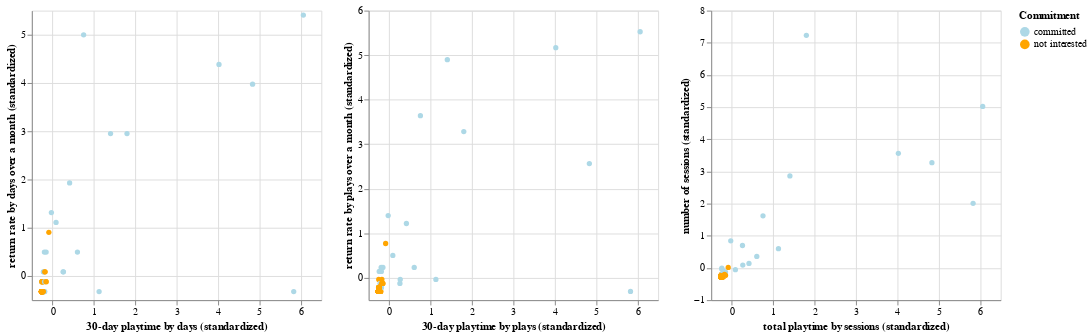

Write notebook code for a chart like this one.
### Markdown cell above
Plotting the other three principal variables below shows better separation between both groups, allowing us to conclude that the total playtime and number of sessions (or return rate) are more useful variables than average session duration for classifying committed players.

### Code cell
pltime_number = alt.Chart(scaled_df).mark_circle(opacity=1).encode(
    x=alt.X('total playtime (min)').title("total playtime by sessions (standardized)"),
    y=alt.Y('nb of sessions').title("number of sessions (standardized)"),
    color=alt.Color('identifier').title("Commitment").scale(domain=domain, range=range_)
)
bydays_rrate_duration = alt.Chart(scaled_df).mark_circle(opacity=1).encode(
    x=alt.X('total playtime (min)').title("30-day playtime by days (standardized)"),
    y=alt.Y('return rate by days').title("return rate by days over a month (standardized)"),
    color=alt.Color('identifier').title("Commitment").scale(domain=domain, range=range_)
)
byplays_rrate_duration = alt.Chart(scaled_df).mark_circle(opacity=1).encode(
    x=alt.X('total playtime (min)').title("30-day playtime by plays (standardized)"),
    y=alt.Y('return rate by plays').title("return rate by plays over a month (standardized)"),
    color=alt.Color('identifier').title("Commitment").scale(domain=domain, range=range_)
)

bydays_rrate_duration | byplays_rrate_duration | pltime_number
